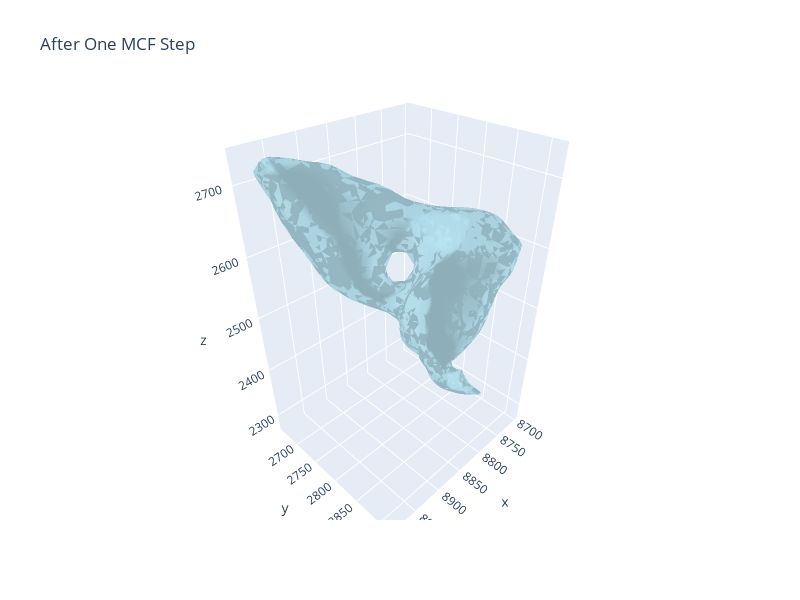

Notebook code cell kept with this figure:
### Code cell
# 3) Apply ONE shrink (MCF) step
mcf_res = mean_curvature_flow(
    mesh,
    dt=0.1,
    iterations=1000,
    laplacian_type="cotangent",
    verbose=True,
)

# 4) Build a new mesh from the shrunk vertices and visualize it
mesh_shrunk = tm.Trimesh(vertices=mcf_res.vertices, faces=mesh.faces, process=False)
mm_out = MeshManager(mesh_shrunk, verbose=True)
print(mm_out.analyze_mesh())
mm_out.visualize_mesh_3d(
    title="After One MCF Step",
    backend="auto",
    show_axes=True,
    show_wireframe=False,
)

### Figure 1 — Plotly figure (JSON) as saved in the notebook; plotly's stock layout.template omitted (floating-point values rounded to 4 significant figures; data arrays with more than 128 entries replaced by an {"elided": "..."} marker saying what was removed)
{"data": [{"color": "lightblue", "i": {"elided": "3506 int values"}, "j": {"elided": "3506 int values"}, "k": {"elided": "3506 int values"}, "name": "Mesh", "opacity": 0.8, "type": "mesh3d", "x": {"elided": "1753 float values"}, "y": {"elided": "1753 float values"}, "z": {"elided": "1753 float values"}}], "layout": {"autosize": false, "height": 600, "scene": {"aspectmode": "data", "xaxis": {"visible": true}, "yaxis": {"visible": true}, "zaxis": {"visible": true}}, "title": {"text": "After One MCF Step"}, "width": 800}}
